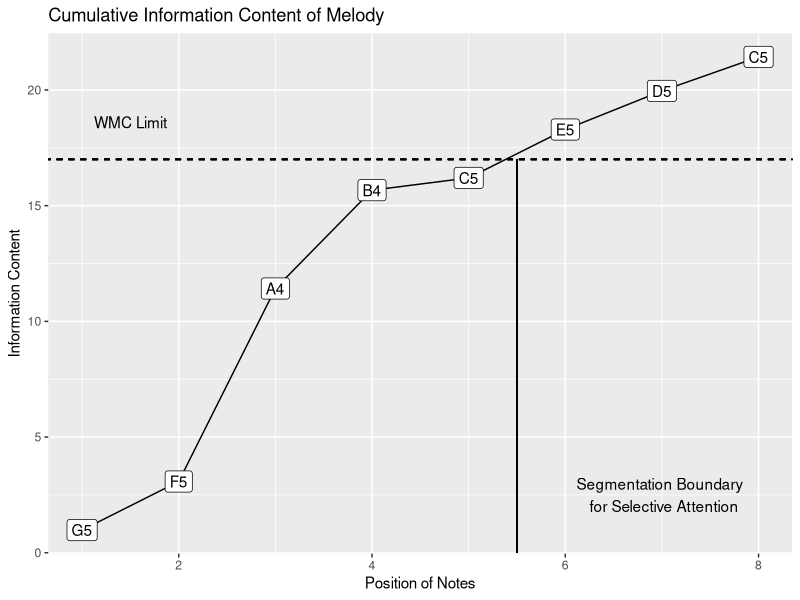

Source code (R):
#======================================================================================================
# Make Cumultive Plot
#--------------------------------------------------
library(ggplot2)
library(tidyverse)

schubert <- read_csv("figures/schubertF.csv")
schubert
schubert$CumIC <- cumsum(schubert$IC)

ggplot(schubert, aes(x=Position, y=CumIC, label = Pitch)) + geom_line() +
  geom_point() +
  geom_segment(x = 0, xend = 9, y = 17 , yend = 17, linetype = 2) +
  geom_segment(x = 5.5, xend = 5.5, y = 0, yend = 17) +
  labs(title = "Cumulative Information Content of Melody", x = "Position of Notes",
       y = "Information Content") + geom_label() -> p

p + annotate(geom = "text", x = 1.5, y = 18.6, label = "WMC Limit") +
  annotate(geom = "text", x = 7, y = 2.5, label = "Segmentation Boundary \n for Selective Attention")
